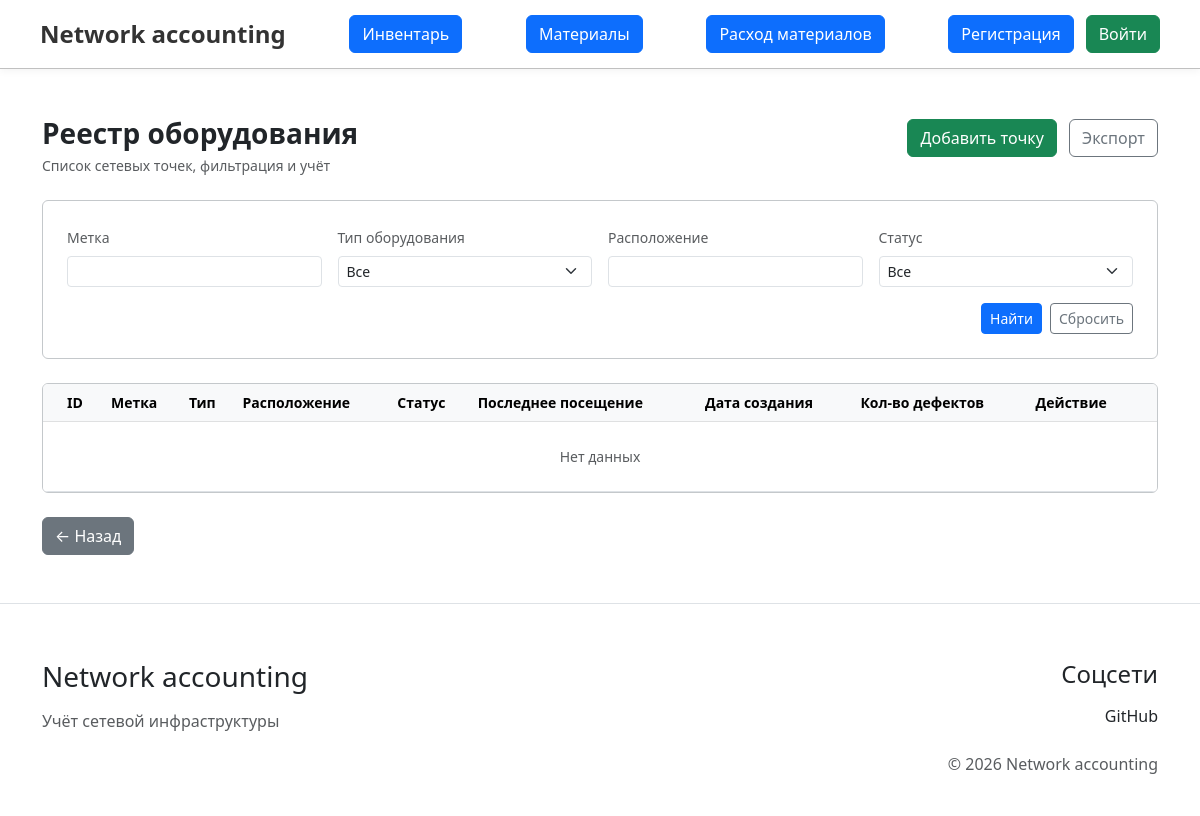
The page /controllers/inventory/inventory_view.php?action=index on the database as committed earlier.
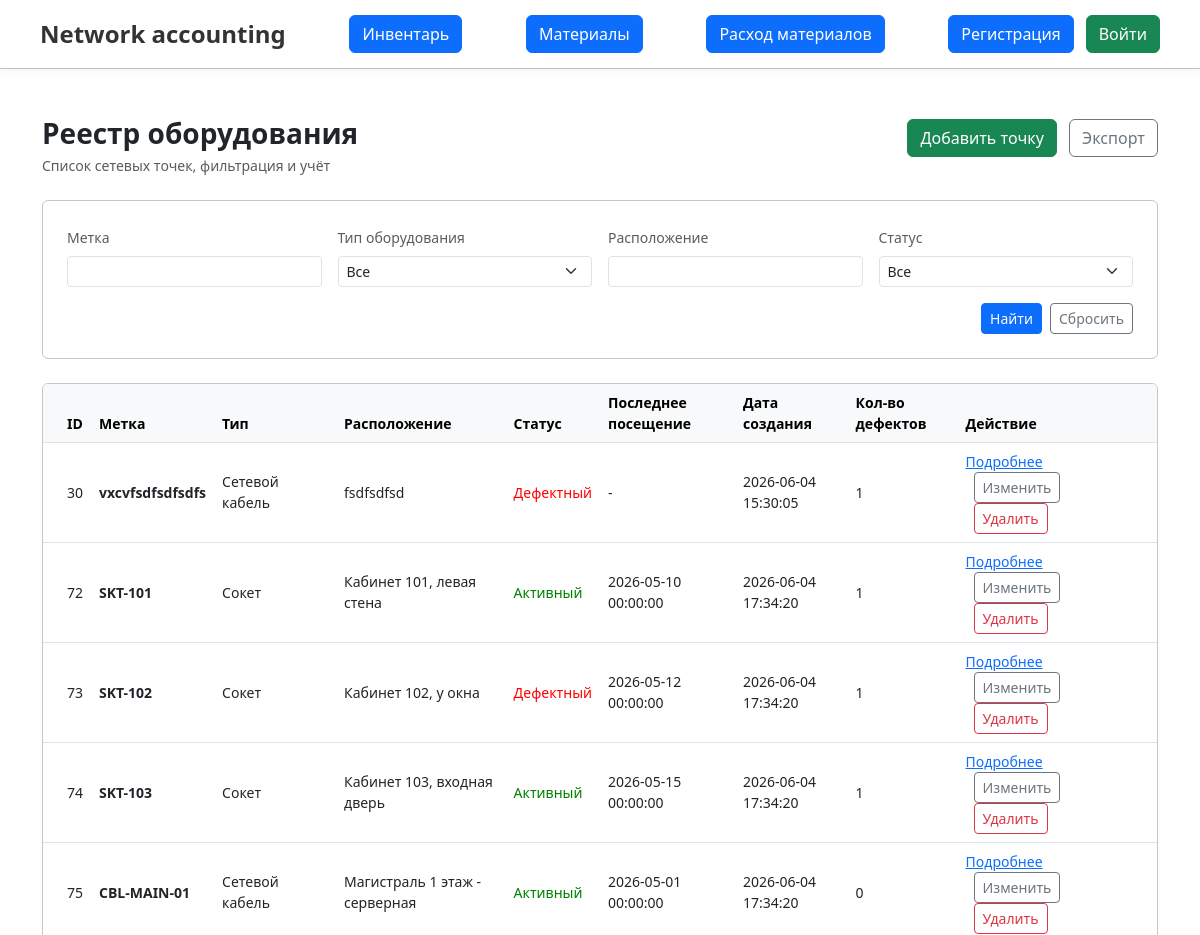
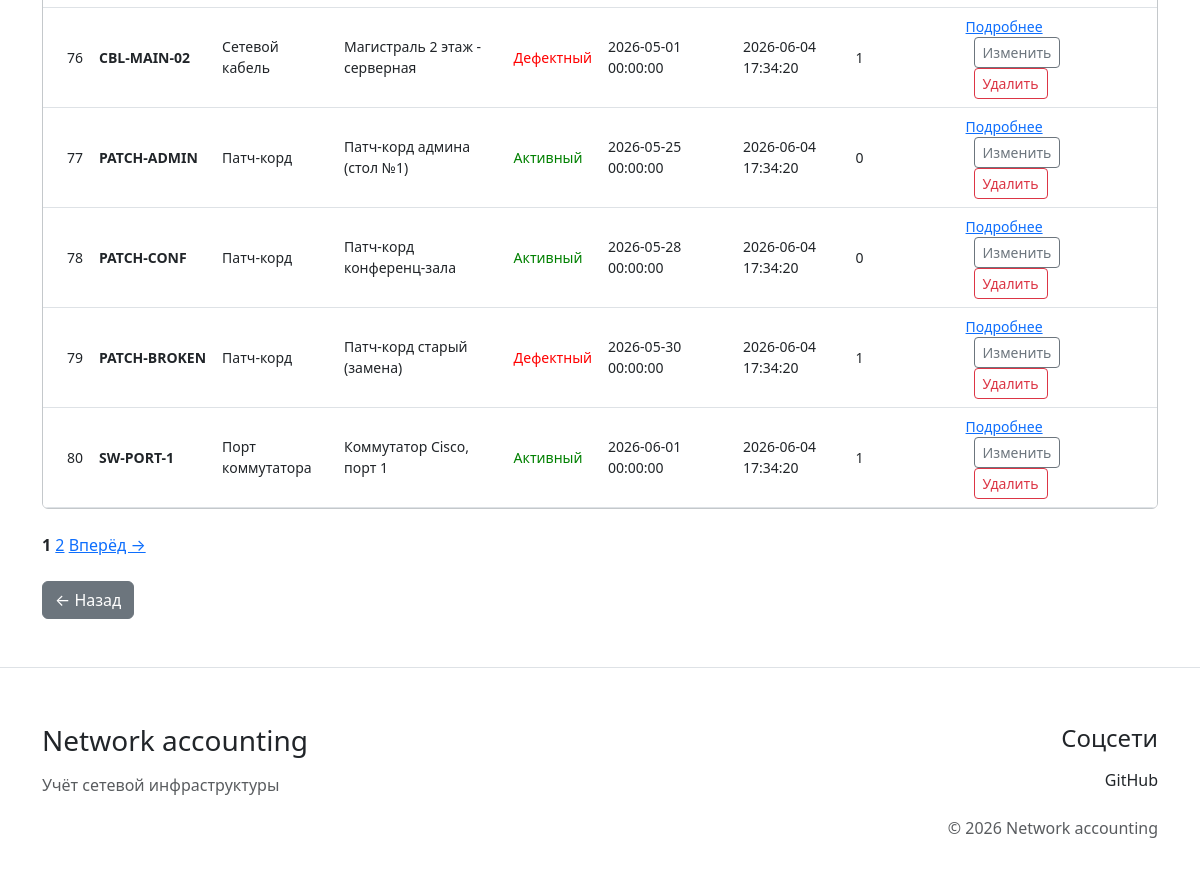
The same page on the database as committed later (2 pictures, top to bottom).
### tables this page shows
CREATE TABLE `network_points` (
  `id` int(11) NOT NULL AUTO_INCREMENT,
  `label` varchar(255) NOT NULL,
  `type` int(11) NOT NULL,
  `location` varchar(255) DEFAULT NULL,
  `status` int(11) NOT NULL,
  `last_check` timestamp DEFAULT NULL DEFAULT current_timestamp(),
  `point_created_at` timestamp NOT NULL DEFAULT current_timestamp(),
  `image_name` varchar(500) DEFAULT NULL,
  PRIMARY KEY (`id`),
  UNIQUE KEY `label` (`label`),
  KEY `fk_network_points_status` (`status`),
  KEY `fk_network_points_type` (`type`),
  CONSTRAINT `fk_network_points_status` FOREIGN KEY (`status`) REFERENCES `network_point_status` (`id`) ON UPDATE CASCADE,
  CONSTRAINT `fk_network_points_type` FOREIGN KEY (`type`) REFERENCES `network_point_type` (`id`) ON UPDATE CASCADE
);

CREATE TABLE `network_point_type` (
  `id` int(11) NOT NULL AUTO_INCREMENT,
  `name` varchar(255) NOT NULL,
  `display_name` varchar(255) NOT NULL,
  PRIMARY KEY (`id`)
);

CREATE TABLE `network_point_status` (
  `id` int(11) NOT NULL AUTO_INCREMENT,
  `name` varchar(255) NOT NULL,
  `display_name` varchar(255) NOT NULL,
  PRIMARY KEY (`id`)
);

### app/includes/functions.php (called while the page is built, shortened)
<?php
function getAllInventoryFiltered($pdo, $filter, $limit, $offset, $params = [])
{
    try {
        $sql = "SELECT
            network_points.id,
            network_points.label,
            network_points.location,
            network_points.last_check,
            network_points.point_created_at,
            network_points.image_name,
            network_point_type.display_name AS type,
            network_point_status.display_name AS status
        FROM network_points
        LEFT JOIN network_point_type ON network_points.type = network_point_type.id
        LEFT JOIN network_point_status ON network_points.status = network_point_status.id
        WHERE 1=1 $filter
        ORDER BY network_points.id
        LIMIT $limit OFFSET $offset";
        $stmt = $pdo->prepare($sql);
        $stmt->execute();
        return $stmt->fetchAll(PDO::FETCH_ASSOC);
    } catch (PDOException $error) {
        error_log("getAllInventoryFiltered Error: " . $error->getMessage());
        return [];
    }
}
?>

### app/view/inventory/inventory.php (the view, shortened to what the changed rows need)
<?php include '../../app/includes/header.php'; ?>
<div class="container my-5">
    <div class="row mb-4 align-items-center">
        <div class="col-md-6">
            <h1 class="h3 mb-1 fw-bold">Реестр оборудования</h1>
        </div>
    </div>
    <div class="row mb-4">
        <div class="col-12">
            <div class="table-responsive card border-secondary-subtle bg-white">
                <table class="table table-hover align-middle mb-0">
                    <thead class="table-light text-muted small">
                    <tr>
                        <th class="ps-4">ID</th>
                        <th>Метка</th>
                        <th>Тип</th>
                        <th>Расположение</th>
                        <th>Статус</th>
                        <th>Последнее посещение</th>
                        <th>Дата создания</th>
                        <th>Кол-во дефектов</th>
                        <th class="pe-4">Действие</th>
                    </tr>
                    </thead>
                    <tbody class="small">
                    <?php if (empty($points)): ?>
                        <tr>
                            <td colspan="9" class="text-center text-muted py-4">Нет данных</td>
                        </tr>
                    <?php else: ?>
                        <?php foreach ($points as $point): ?>
                            <tr>
                                <td class="ps-4"><?php echo $point['id'] ?></td>
                                <td><strong><?php echo htmlspecialchars($point['label']) ?></strong></td>
                                <td><?php echo htmlspecialchars($point['type']) ?></td>
                                <td><?php echo htmlspecialchars($point['location']) ?></td>
                                <td>
                                    <span style="color: <?= $point['status'] == 'Активный' ? 'green' : 'red' ?>"><?php echo htmlspecialchars($point['status']) ?></span>
                                </td>
                                <td>
                                    <?php
                                    if (!empty($point['last_check'])) {
                                        echo htmlspecialchars($point['last_check']);
                                    } else {
                                        echo '-';
                                    }
                                    ?>
                                </td>
                                <td><?php echo htmlspecialchars($point['point_created_at']) ?></td>
                                <td>
                                    <?php
                                    $sql = "SELECT COUNT(*) as defect_count FROM defects WHERE point_id = :point_id";
                                    $stmt = $pdo->prepare($sql);
                                    $stmt->execute(['point_id' => $point['id']]);
                                    echo $stmt->fetchColumn();
                                    ?>
                                </td>
                                <td class="pe-4">
                                    <a href="../defects/defects_view.php?point_id=<?= $point['id'] ?>">Подробнее</a>
                                    <a href="../../app/view/inventory/update_network_point.php?id=<?php echo htmlspecialchars($point['id']); ?>"
                                       class="btn btn-outline-secondary btn-sm ms-2">Изменить</a>
                                    <a href="./delete_network_point.php?id=<?php echo htmlspecialchars($point['id']); ?>"
                                       class="btn btn-outline-danger btn-sm ms-2" onclick="return confirm('Удалить?')">Удалить</a>
                                </td>
                            </tr>
                        <?php endforeach; ?>
                    <?php endif; ?>
                    </tbody>
                </table>
            </div>
        </div>
    </div>
    <?php if (isset($pages) && $pages > 0): ?>
        <div class="mb-4">
            <?php for ($i = 1; $i <= $pages; $i++): ?>
                <?php if ($i == $page): ?>
                    <strong><?= $i ?></strong>
                <?php else: ?>
                    <a href="?action=index&point_id=<?= $point_id ?>&page=<?= $i ?>"><?= $i ?></a>
                <?php endif; ?>
            <?php endfor; ?>
            <?php if ($page < $pages): ?>
                <a href="?action=index&point_id=<?= $point_id ?>&page=<?= $page + 1 ?>">Вперёд →</a>
            <?php endif; ?>
        </div>
    <?php endif; ?>
</div>
<?php include '../../app/includes/footer.php'; ?>

Rows that differ between the two databases and show on the page:
added network_points: id "30", label "vxcvfsdfsdfsdfs", type.display_name "Сетевой кабель", location "fsdfsdfsd", status.display_name "Дефектный", point_created_at "2026-06-04 15:30:05", fetchColumn "1"
added network_points: id "72", label "SKT-101", type.display_name "Сокет", location "Кабинет 101, левая стена", status.display_name "Активный", last_check "2026-05-10 00:00:00", point_created_at "2026-06-04 17:34:20", fetchColumn "1"
added network_points: id "73", label "SKT-102", type.display_name "Сокет", location "Кабинет 102, у окна", status.display_name "Дефектный", last_check "2026-05-12 00:00:00", point_created_at "2026-06-04 17:34:20", fetchColumn "1"
added network_points: id "74", label "SKT-103", type.display_name "Сокет", location "Кабинет 103, входная дверь", status.display_name "Активный", last_check "2026-05-15 00:00:00", point_created_at "2026-06-04 17:34:20", fetchColumn "1"
added network_points: id "75", label "CBL-MAIN-01", type.display_name "Сетевой кабель", location "Магистраль 1 этаж - серверная", status.display_name "Активный", last_check "2026-05-01 00:00:00", point_created_at "2026-06-04 17:34:20", fetchColumn "0"
added network_points: id "76", label "CBL-MAIN-02", type.display_name "Сетевой кабель", location "Магистраль 2 этаж - серверная", status.display_name "Дефектный", last_check "2026-05-01 00:00:00", point_created_at "2026-06-04 17:34:20", fetchColumn "1"
added network_points: id "77", label "PATCH-ADMIN", type.display_name "Патч-корд", location "Патч-корд админа (стол №1)", status.display_name "Активный", last_check "2026-05-25 00:00:00", point_created_at "2026-06-04 17:34:20", fetchColumn "0"
added network_points: id "78", label "PATCH-CONF", type.display_name "Патч-корд", location "Патч-корд конференц-зала", status.display_name "Активный", last_check "2026-05-28 00:00:00", point_created_at "2026-06-04 17:34:20", fetchColumn "0"
added network_points: id "79", label "PATCH-BROKEN", type.display_name "Патч-корд", location "Патч-корд старый (замена)", status.display_name "Дефектный", last_check "2026-05-30 00:00:00", point_created_at "2026-06-04 17:34:20", fetchColumn "1"
added network_points: id "80", label "SW-PORT-1", type.display_name "Порт коммутатора", location "Коммутатор Cisco, порт 1", status.display_name "Активный", last_check "2026-06-01 00:00:00", point_created_at "2026-06-04 17:34:20", fetchColumn "1"
Other text that changed with them:
new list line: "1"
new list line: "2"
text no longer shown: "Нет данных"
text now shown: "Вперёд →"
